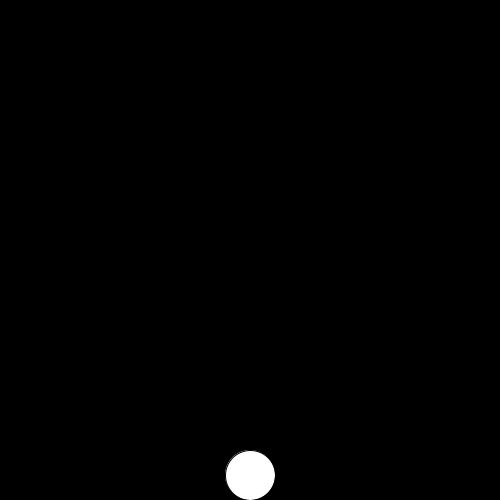
Frame 1 (no input)
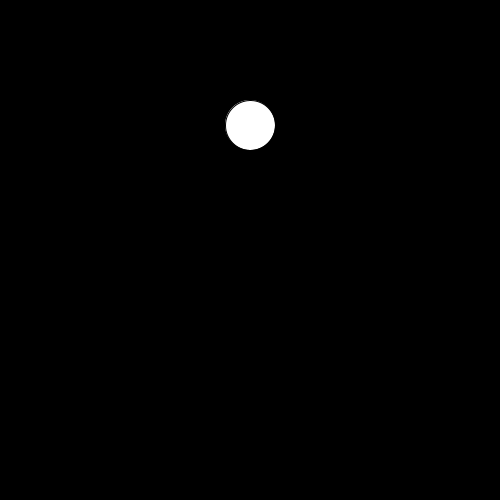
Frame 60 (the mouse pressed at the canvas centre just before this capture)
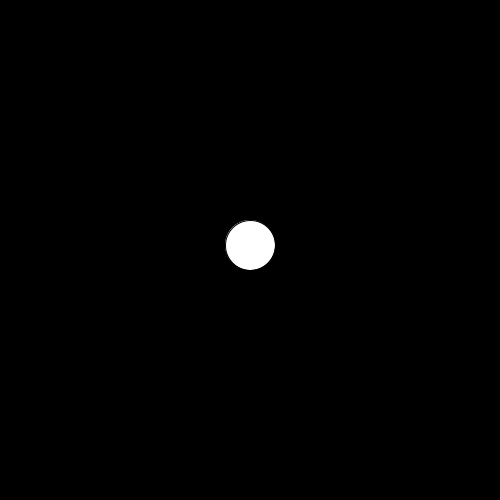
Frame 120 (the mouse held since frame 60 and released just before this capture)

The Processing sketch that drew these frames (run headless with seeded random() and noise(); from frame 60 on, the mouse is pressed at the canvas centre):

// Processing sketch: Anna_Kim___Ossilating_Practice
// ── Anna_Kim___Ossilating_Practice.pde
//Anna Kim
//6/27/2022
//Ossilating Practice

float y = 475;
float speed = 10;


void setup () {
  size (500, 500);
}

void draw () {
  background(0);
  circle(width/2, y, 50);
  y = y + speed;

    if (y < 25){
    speed = Math.abs(speed);
 }
    if (y > 475) {
     speed = -Math.abs(speed);
 }
}
